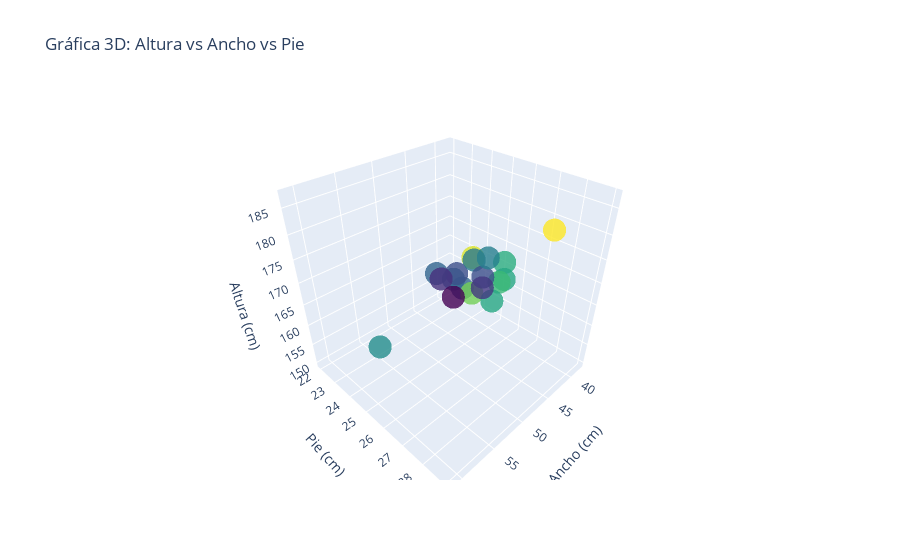

Source (notebook cell):
### Code cell
fig = go.Figure(data=[go.Scatter3d(
    x=df['Ancho'], 
    y=df['Pie'], 
    z=df['Altura'],
    mode='markers',
    marker=dict(size=8, color=df['Altura'], colorscale='Viridis', opacity=0.8)
)])

fig.update_layout(
    title="Gráfica 3D: Altura vs Ancho vs Pie",
    scene=dict(
        xaxis_title="Ancho (cm)",
        yaxis_title="Pie (cm)",
        zaxis_title="Altura (cm)"
    )
)

fig.show()

### Figure 1 — Plotly figure (JSON) as saved in the notebook; plotly's stock layout.template omitted (floating-point values rounded to 4 significant figures)
{"data": [{"marker": {"color": [185, 173, 163, 162, 172, 159, 187, 165, 175, 162, 155, 168, 179, 172, 159, 166, 156, 150], "colorscale": [[0, "#440154"], [0.1111, "#482878"], [0.2222, "#3e4989"], [0.3333, "#31688e"], [0.4444, "#26828e"], [0.5556, "#1f9e89"], [0.6667, "#35b779"], [0.7778, "#6ece58"], [0.8889, "#b5de2b"], [1, "#fde725"]], "opacity": 0.8, "size": 8}, "mode": "markers", "type": "scatter3d", "x": [55, 44, 44, 44, 46, 40, 48, 40, 49, 44, 40, 61, 55, 50, 38, 39, 38, 39], "y": [28.0, 26.5, 24.0, 24.5, 27.0, 23.0, 29.0, 24.0, 27.5, 23.0, 22.0, 26.0, 28.0, 27.5, 24.0, 24.5, 24.0, 22.5], "z": [185, 173, 163, 162, 172, 159, 187, 165, 175, 162, 155, 168, 179, 172, 159, 166, 156, 150]}], "layout": {"scene": {"xaxis": {"title": {"text": "Ancho (cm)"}}, "yaxis": {"title": {"text": "Pie (cm)"}}, "zaxis": {"title": {"text": "Altura (cm)"}}}, "title": {"text": "Gráfica 3D: Altura vs Ancho vs Pie"}}}
